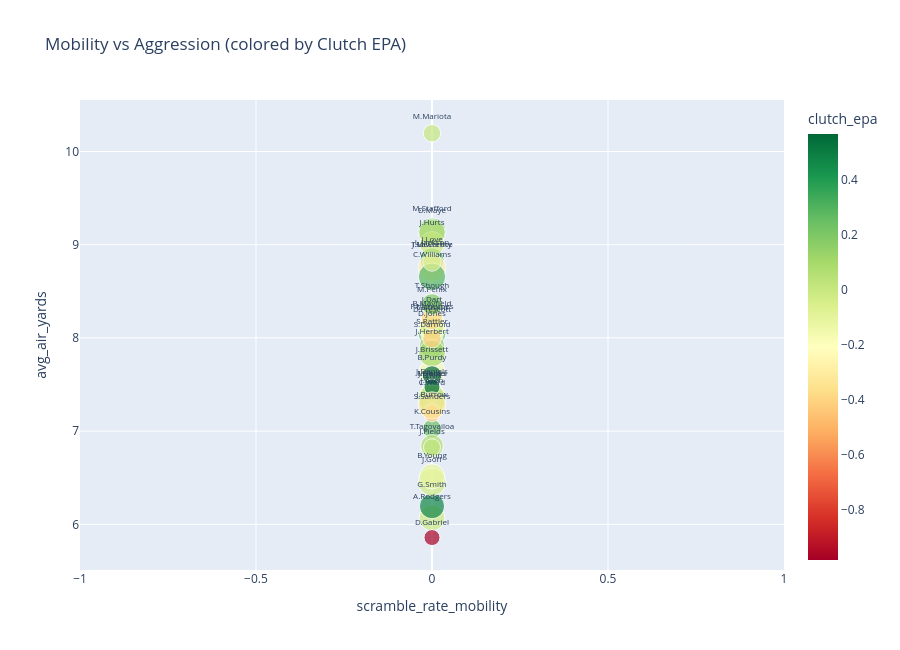

The code cell stored with this chart in its notebook:
### Code cell
fig = px.scatter(plot_df, x='scramble_rate_mobility', y='avg_air_yards',
                 text='player_name', size='pass_attempts',
                 color='clutch_epa',
                 color_continuous_scale='RdYlGn',
                 title='Mobility vs Aggression (colored by Clutch EPA)',
                 hover_data=['team'])
fig.update_traces(textposition='top center', textfont_size=8)
fig.update_layout(width=900, height=650)
fig.show()

### Figure 1 — Plotly figure (JSON) as saved in the notebook; plotly's stock layout.template omitted (floating-point values rounded to 4 significant figures)
{"data": [{"customdata": [["PIT"], ["CIN"], ["LA"], ["ATL"], ["LV"], ["WAS"], ["DAL"], ["DET"], ["ARI"], ["KC"], ["BAL"], ["TB"], ["BUF"], ["SEA"], ["IND"], ["MIA"], ["GB"], ["LAC"], ["PHI"], ["CIN"], ["NYJ"], ["JAX"], ["SF"], ["SF"], ["CAR"], ["HOU"], ["NO"], ["DEN"], ["NE"], ["WAS"], ["ATL"], ["CHI"], ["MIN"], ["CLE"], ["TEN"], ["NYG"], ["CLE"], ["NO"]], "hovertemplate": "scramble_rate_mobility=%{x}<br>avg_air_yards=%{y}<br>pass_attempts=%{marker.size}<br>player_name=%{text}<br>team=%{customdata[0]}<br>clutch_epa=%{marker.color}<extra></extra>", "legendgroup": "", "marker": {"color": [-0.01946, -0.1298, 0.2606, 0.2393, 0.4733, 0.00531, 0.2454, -0.0322, -0.1678, -0.007089, 0.3964, -0.1927, 0.1709, 0.1395, -0.1329, 0.05664, 0.2732, 0.09954, -0.01914, -0.274, 0.02782, -0.2915, 0.07009, 0.5687, -0.1177, -0.05443, -0.4093, 0.01719, 0.02203, 0.5521, 0.1802, 0.2861, -0.08932, -0.4772, -0.3177, -0.3878, -0.9843, 0.19], "coloraxis": "coloraxis", "size": [525, 430, 617, 279, 501, 241, 628, 614, 527, 534, 336, 578, 499, 500, 404, 412, 459, 566, 484, 276, 229, 598, 302, 295, 503, 443, 272, 633, 539, 204, 289, 590, 270, 235, 592, 373, 203, 355], "sizemode": "area", "sizeref": 1.583, "symbol": "circle"}, "mode": "markers+text", "name": "", "orientation": "v", "showlegend": false, "text": ["A.Rodgers", "J.Flacco", "M.Stafford", "K.Cousins", "G.Smith", "M.Mariota", "D.Prescott", "J.Goff", "J.Brissett", "P.Mahomes", "L.Jackson", "B.Mayfield", "J.Allen", "S.Darnold", "D.Jones", "T.Tagovailoa", "J.Love", "J.Herbert", "J.Hurts", "J.Burrow", "J.Fields", "T.Lawrence", "M.Jones", "B.Purdy", "B.Young", "C.Stroud", "S.Rattler", "B.Nix", "D.Maye", "J.Daniels", "M.Penix", "C.Williams", "J.McCarthy", "S.Sanders", "C.Ward", "J.Dart", "D.Gabriel", "T.Shough"], "textfont": {"size": 8}, "textposition": "top center", "type": "scatter", "x": [0.0, 0.0, 0.0, 0.0, 0.0, 0.0, 0.0, 0.0, 0.0, 0.0, 0.0, 0.0, 0.0, 0.0, 0.0, 0.0, 0.0, 0.0, 0.0, 0.0, 0.0, 0.0, 0.0, 0.0, 0.0, 0.0, 0.0, 0.0, 0.0, 0.0, 0.0, 0.0, 0.0, 0.0, 0.0, 0.0, 0.0, 0.0], "xaxis": "x", "y": [6.069, 7.398, 9.138, 7.026, 6.195, 10.2, 8.06, 6.453, 7.638, 8.1, 8.827, 8.129, 7.318, 7.915, 8.047, 6.84, 8.838, 7.834, 9.009, 7.212, 6.827, 8.754, 7.427, 7.599, 6.515, 8.107, 7.992, 7.344, 9.132, 7.473, 8.333, 8.657, 8.815, 7.193, 7.276, 8.204, 5.859, 8.361], "yaxis": "y"}], "layout": {"coloraxis": {"colorbar": {"title": {"text": "clutch_epa"}}, "colorscale": [[0, "rgb(165,0,38)"], [0.1, "rgb(215,48,39)"], [0.2, "rgb(244,109,67)"], [0.3, "rgb(253,174,97)"], [0.4, "rgb(254,224,139)"], [0.5, "rgb(255,255,191)"], [0.6, "rgb(217,239,139)"], [0.7, "rgb(166,217,106)"], [0.8, "rgb(102,189,99)"], [0.9, "rgb(26,152,80)"], [1, "rgb(0,104,55)"]]}, "height": 650, "legend": {"itemsizing": "constant", "tracegroupgap": 0}, "title": {"text": "Mobility vs Aggression (colored by Clutch EPA)"}, "width": 900, "xaxis": {"anchor": "y", "domain": [0, 1], "title": {"text": "scramble_rate_mobility"}}, "yaxis": {"anchor": "x", "domain": [0, 1], "title": {"text": "avg_air_yards"}}}}
